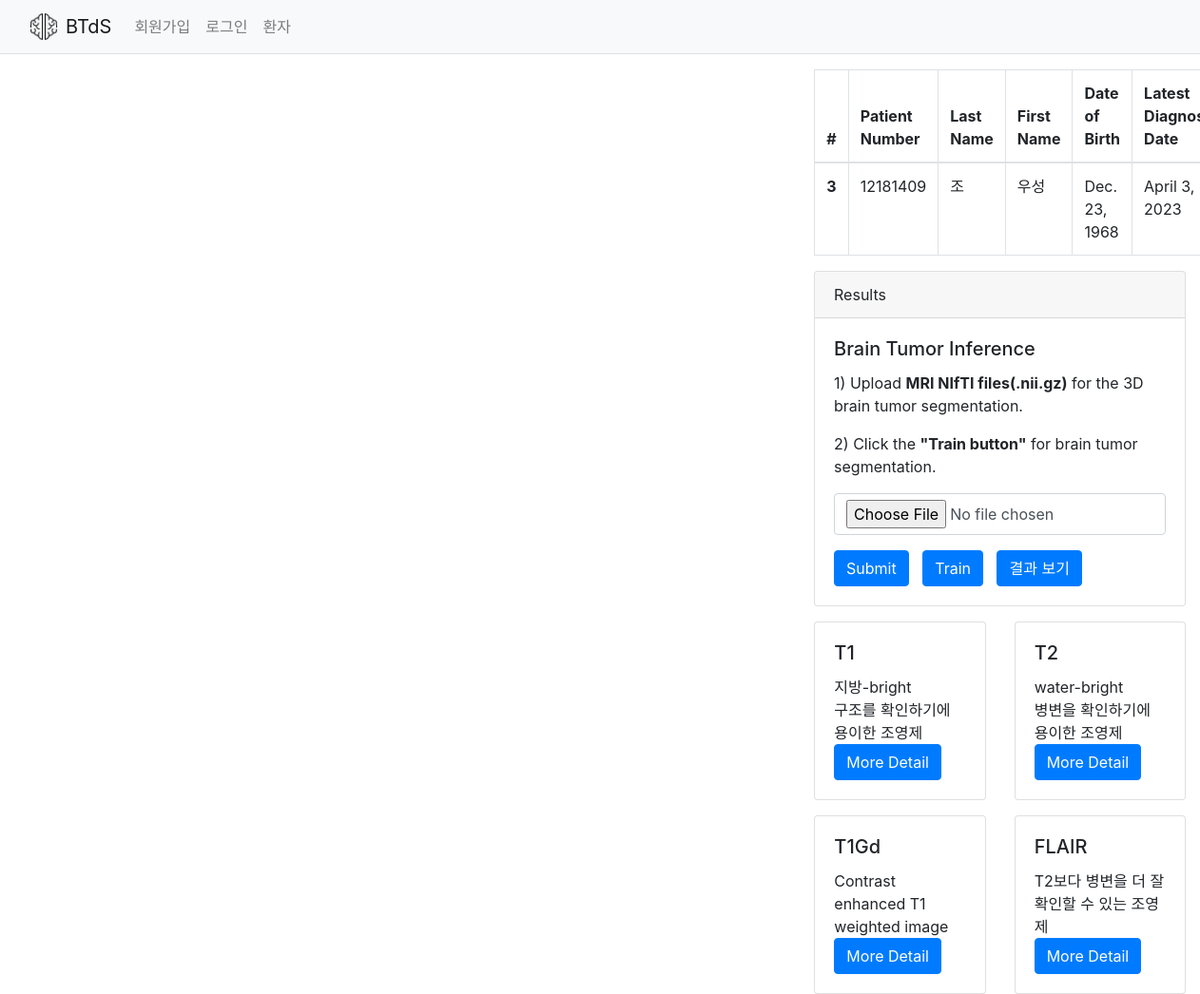
Page /patient/patient_detail/3 on the committed database.
### patient/models.py (models this page shows, shortened)
class Patient(models.Model):
    first_name = models.CharField(max_length=30)
    last_name = models.CharField(max_length=30)
    latest_diagnosis = models.DateField()
    birthday = models.DateField()
    patient_num = models.IntegerField()

### patient/views.py (the view, shortened to what this page needs)
# urls.py: path('patient_detail/<int:pk>', views.patient_detail, name='patient_detail'),
def patient_detail(request, pk):
    patient = get_object_or_404(models.Patient, pk=pk)
    error_message = None
    return render(request, 'patient/patient_detail.html', {'patient': patient, 'error_message': error_message})

### common/templatetags/templatetag.py (called while the page is built)
@register.simple_tag
def is_user_logged_in():
    global_login_user = settings.GLOBAL_LOGIN_USER #로그인한 유저의 이름을 받아옴
    if global_login_user == "NONE": #맨 처음 호출될 경우
        is_login = False
        pass
    else:
        user = CustomUser.objects.get(username=global_login_user)
        is_login = user.is_login
    return is_login

### utils/context_processors.py (called while the page is built)
def my_global_variables(request):
    now_login = "none"
    return {"now_login": now_login}

### patient/templates/patient/patient_detail.html (shortened to what this page needs)
{% extends "home.html" %} {% load static %} {% block content %}
<div class="container-fluid no-gutters">
  <div class="row" style="padding: 0">
    <div class="col-md-8 grid-container" >
      <img id="image-display" src="{% static 'images/notice.png' %}" style="width: 90%; height: 90%" alt="Image"/>
    </div>
    <div class="col-md-4 grid-container" >
      {% include './patient_detail_info.html' %}
    </div>
  </div>
</div>
{% endblock %}

### patient/templates/patient/patient_detail_info.html (shortened to what this page needs)
{% load static %}
<div class="pt-3">
<table class="table table-bordered">
    <thead>
        <tr>
            <th scope="col">#</th>
            <th scope="col">Patient Number</th>
            <th scope="col">Last Name</th>
            <th scope="col">First Name</th>
            <th scope="col">Date of Birth</th>
            <th scope="col">Latest Diagnosis Date</th>
        </tr>
    </thead>
    <tbody>
        <tr>
            <th scope="row">{{ patient.id }}</th>
            <td>{{ patient.patient_num }}</td>
            <td>{{ patient.last_name }}</td>
            <td>{{ patient.first_name }}</td>
            <td>{{ patient.birthday }}</td>
            <td>{{ patient.latest_diagnosis }}</td>
        </tr>
    </tbody>
</table>
</div>
<div class="row px-3 justify-content-center">
    <div class="pt-0">
        <div class="card" style="width: 31vw">
            <div class="card-header">
                Results
            </div>
            <div class="card-body">
                <h5 class="card-title">Brain Tumor Inference</h5>
                <p class="card-text">1) Upload <b>MRI NIfTI files(.nii.gz)</b> for the 3D brain tumor segmentation.</p><p> 2) Click the <b>"Train button"</b> for brain tumor segmentation.</p>
                <form method="POST" enctype="multipart/form-data">
                    <div class="mb-3">
                        <input class="form-control" type="file" id="formFile" name="formFile">
                    </div>
                    <input type="submit" class="btn btn-primary" value="Submit" id="submit-button">
                    <a href ="#" class="btn btn-primary" id="trainButton" onclick="changeButtonText()">Train</a>
                    <a href ="#" class="btn btn-primary" id="result-button" >결과 보기</a>
                </form>
            </div>
        </div>
    </div>
</div>
<div class="row ">
    <div class="col-sm-6 pt-3">
        <div class="card" style="height: 100%;">
            <div class="card-body">
                <h5 class="card-title">T1</h5>
                <div class="card-text">지방-bright<br>
                    구조를 확인하기에 용이한 조영제</div>
                <a href="#" id="T1" class="btn btn-primary">More Detail</a>
            </div>
        </div>
    </div>
    <div class="col-sm-6 pt-3">
        <div class="card" style="height: 100%;">
            <div class="card-body">
                <h5 class="card-title">T2</h5>
                <div class ="card-text">water-bright <br>
                    병변을 확인하기에 용이한 조영제</div>
                <a href="#" id="T2" class="btn btn-primary">More Detail</a>
            </div>
        </div>
    </div>
</div>
<div class="row ">
    <div class="col-sm-6 pt-3">
        <div class="card" style="height: 100%;">
            <div class="card-body">
                <h5 class="card-title">T1Gd</h5>
                <div class="card-text">Contrast enhanced T1 weighted image</div>
                <a href="#" id="T1Gd" class="btn btn-primary">More Detail</a>
            </div>
        </div>
    </div>
    <div class="col-sm-6 pt-3">
        <div class="card" style="height: 100%;">
            <div class="card-body">
                <h5 class="card-title">FLAIR</h5>
                <div class="card-text">T2보다 병변을 더 잘 확인할 수 있는 조영제</div>
                <a href="#" id="Flair" class="btn btn-primary">More Detail</a>
            </div>
        </div>
    </div>
</div>

### patient/templates/patient/patient_detail.html (style rules this page uses)
.grid-container { height: calc(100vh - 60px); width: 100%; }

### patient/templates/patient/patient_detail_info.html (style rules this page uses)
.btn-primary { display: inline-block; margin-right: 10px; }

### rows in the picture
Patient: id "3", patient_num "12181409", last_name "조", first_name "우성", birthday "Dec. 23, 1968", latest_diagnosis "April 3, 2023"
